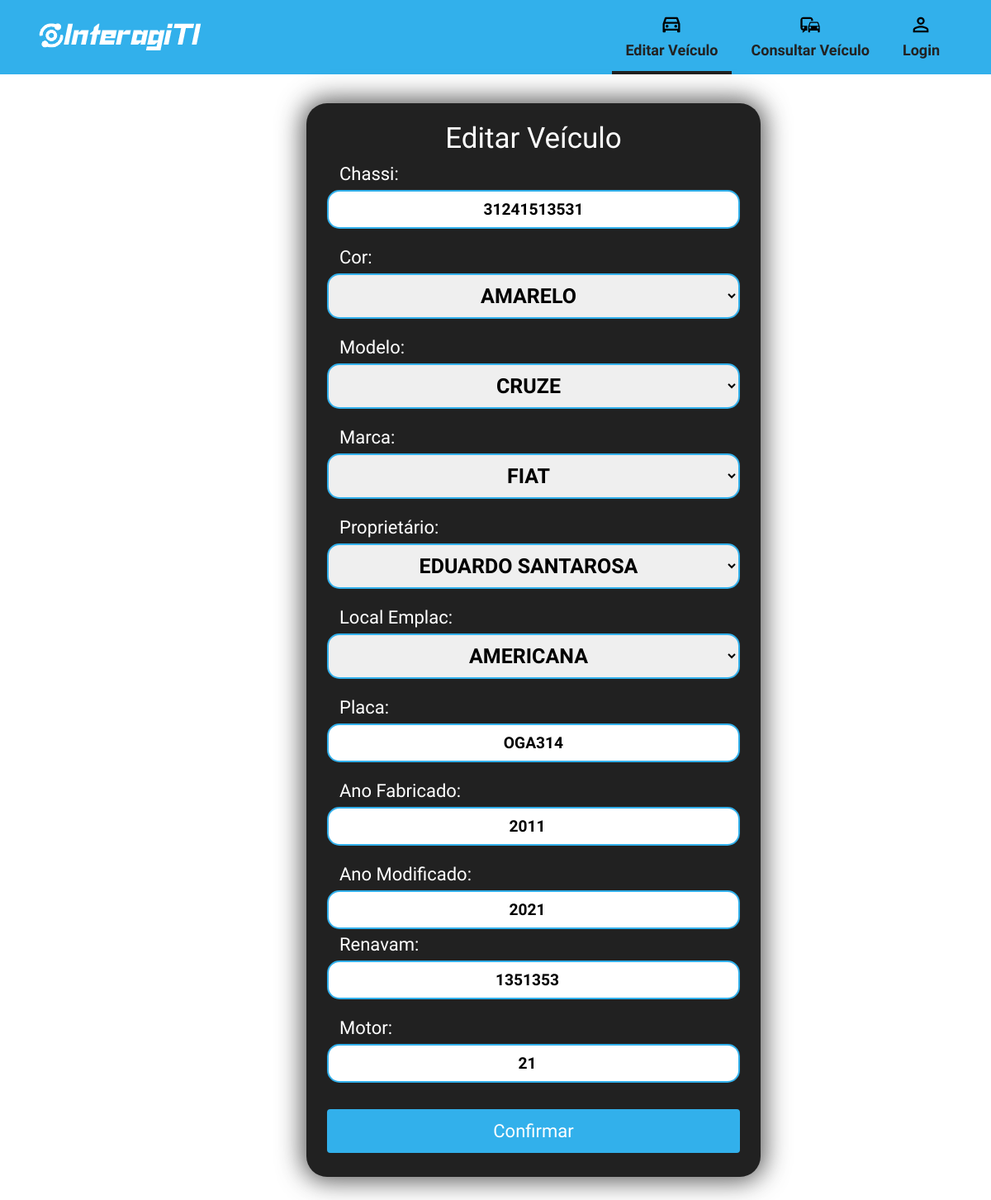
/editar_veiculos.php?id=56 (signed in), run on the app's committed database.
### tables this page shows
CREATE TABLE `veiculos` (
  `id` int(11) NOT NULL,
  `chassi` varchar(16) NOT NULL,
  `cor` tinyint(4) NOT NULL,
  `modelo` tinyint(4) NOT NULL,
  `marca` tinyint(4) NOT NULL,
  `proprietario` tinyint(4) NOT NULL,
  `local_emplac` tinyint(4) NOT NULL,
  `placa` varchar(7) NOT NULL,
  `ano_fab` varchar(4) NOT NULL,
  `ano_mod` varchar(4) NOT NULL,
  `renavam` int(11) NOT NULL,
  `motor` int(100) NOT NULL
);

### editar_veiculos.php (the view, shortened to what this page needs)
<?php
include('./script/conexao.php');
$select_id = "SELECT * FROM veiculos WHERE id = $_GET[id]";
$msqli = mysqli_query($conn, $select_id);
$row_veiculos = mysqli_fetch_assoc($msqli);
$sqlCor = "SELECT * FROM cor";
$cores = $mysqli->query($sqlCor) or die("Falha no SQL: " . $mysqli->error);
$sqlModelo = "SELECT * FROM modelo";
$modelos = $mysqli->query($sqlModelo) or die("Falha no SQL: " . $mysqli->error);
$sqlMarca = "SELECT * FROM marca";
$marcas = $mysqli->query($sqlMarca) or die("Falha no SQL: " . $mysqli->error);
$msqliMarca = mysqli_query($conn, $sqlMarca);
$sqlProprietario = "SELECT * FROM proprietario";
$proprietarios = $mysqli->query($sqlProprietario) or die("Falha no SQL: " . $mysqli->error);
$msqliProprietario = mysqli_query($conn, $sqlProprietario);
$sqlLocal_emplac = "SELECT * FROM local_emplac";
$local_emplacs = $mysqli->query($sqlLocal_emplac) or die("Falha no SQL: " . $mysqli->error);
$msqliLocal_emplac = mysqli_query($conn, $sqlLocal_emplac);
?>
<!DOCTYPE html>
<html lang="pt-br">
  <head>
    <link rel="stylesheet" href="styles/reset.min.css" />
    <link rel="stylesheet" href="styles/style.css" />
  </head>
  <body>
    <header class="site-header">
      <div class="wrapper site-header__wrapper">
        <div class="site-header__start">
          <a href="cadastrar_veiculos.php"><img src="assets/logo-default.png" alt="logo"></a>
        </div>
        <div class="site-header__end">
          <nav class="nav">
            <ul class="nav__wrapper">
              <li class="nav__item active">
                <a href="cadastrar_veiculos.php">
                  <span>Editar Veículo</span>
                </a>
              </li>
              <li class="nav__item">
                <a href="consultar_veiculos.php">
                  <span>Consultar Veículo</span>
                </a>
              </li>
              <li class="nav__item">
                <a href="login.php">
                  <span>Login</span>
                </a>
              </li>
            </ul>
          </nav>
        </div>
      </div>
    </header>
    <div class="container">
      <div class="form-container">
        <h1>Editar Veículo</h1>
        <form action="script/form_edit.php" method="post">
          <label for="chassi">Chassi:</label>
          <input type="text" name="chassi" id="input" placeholder="9999999999999999" maxlength="16" required value="<?php echo $row_veiculos['chassi']; ?>">
          <br><br>
          <label for="cor">Cor:</label>
          <select name="cor" id="selection">
          <?php if ($cores) :?>
                  <?php foreach ($cores as $cor) : ?>
                  <?php if($cor['idCor'] == $row_veiculos['cor']){ ?>
                    <option selected value='<?php echo $cor['idCor']; ?>'><?php echo $cor['descricao']; ?></option>
                <?php }else{?>
                      <option value="<?php echo $cor['idCor']; ?>"><?php echo $cor['descricao']; ?></option> <?php } ?>
                  <?php endforeach; ?>
              <?php endif; ?>
          </select>
          <br><br>
          <label for="modelo">Modelo:</label>
          <select name="modelo" id="selection">
          <?php if ($modelos) :?>
                  <?php foreach ($modelos as $modelo) : ?>
                    <?php if($modelo['idModelo'] == $row_veiculos['modelo']){ ?>
                    <option selected value='<?php echo $modelo['idModelo']; ?>'><?php echo $modelo['descricao']; ?></option>
                <?php }else{?>
                      <option value="<?php echo $modelo['idModelo']; ?>"><?php echo $modelo['descricao']; ?></option> <?php } ?>
                  <?php endforeach; ?>
              <?php endif; ?>
          </select>
          <br><br>
          <label for="marca">Marca:</label>
          <select name="marca" id="selection">
          <?php if ($marcas) :?>
                  <?php foreach ($marcas as $marca) : ?>
                    <?php if($marca['idMarca'] == $row_veiculos['marca']){ ?>
                    <option selected value='<?php echo $marca['idMarca']; ?>'><?php echo $marca['descricao']; ?></option>
                <?php }else{?>
                      <option value="<?php echo $marca['idMarca']; ?>"><?php echo $marca['descricao']; ?></option> <?php } ?>
                  <?php endforeach; ?>
              <?php endif; ?>
          </select>
          <br><br>
          <label for="proprietario">Proprietário:</label>
          <select name="proprietario" id="selection">
          <?php if ($proprietarios) :?>
                  <?php foreach ($proprietarios as $proprietario) : ?>
                    <?php if($proprietario['idProp'] == $row_veiculos['proprietario']){ ?>
                    <option selected value='<?php echo $proprietario['idProp']; ?>'><?php echo $proprietario['descricao']; ?></option>
                <?php }else{?>
                      <option value="<?php echo $proprietario['idProp']; ?>"><?php echo $proprietario['descricao']; ?></option> <?php } ?>
                  <?php endforeach; ?>
              <?php endif; ?>
          </select>
          <br><br>
          <label for="local_emplac">Local Emplac:</label>
          <select name="local_emplac" id="selection">
          <?php if ($local_emplacs) :?>
                  <?php foreach ($local_emplacs as $local_emplac) : ?>
                    <?php if($local_emplac['idLocal_emplac'] == $row_veiculos['local_emplac']){ ?>
                    <option selected value='<?php echo $local_emplac['idLocal_emplac']; ?>'><?php echo $local_emplac['descricao']; ?></option>
                <?php }else{?>
                      <option value="<?php echo $local_emplac['idLocal_emplac']; ?>"><?php echo $local_emplac['descricao']; ?></option> <?php } ?>
                  <?php endforeach; ?>
              <?php endif; ?>
          </select>
          <br><br>
          <label for="placa">Placa:</label>
          <input type="text" name="placa" id="input" placeholder="" maxlength="7"
          value="<?php echo $row_veiculos['placa']; ?>" required>
          <br><br>
          <label for="ano_fab_mod">Ano Fabricado:</label>
          <input type="number" name="ano_fab" id="input" placeholder="2015" maxlength="4" min="1900" max="2099" step="1" value="<?php echo $row_veiculos['ano_fab']; ?>" required>
          <br><br>
          <label for="ano_fab_mod">Ano Modificado:</label>
          <input type="number" name="ano_mod" id="input" placeholder="2022" maxlength="4" min="1900" max="2099" step="1" value="<?php echo $row_veiculos['ano_mod']; ?>" required>
          <label for="renavam">Renavam:</label>
          <input type="number" name="renavam" id="input" placeholder="00000000000" maxlength="11" required value="<?php echo $row_veiculos['renavam']; ?>">
          <br><br>
          <label for="motor">Motor:</label>
          <input type="number" name="motor" id="input" placeholder="V11" maxlength="15" required value="<?php echo $row_veiculos['motor']; ?>">
          <br><br>
           <input type="submit" value="Confirmar">
          <br><br>
        </form>
      </div>
    </div>
  </body>
</html>

### styles/style.css (style rules this page uses)
* { -webkit-font-smoothing: antialiased; }
.site-header { position: relative; background-color: #32B0EB; }
.site-header__start { display: flex; align-items: center; }
.site-header__end { display: flex; align-items: center; }
.site-header__wrapper { display: flex; justify-content: space-between; align-items: center; padding-top: 1rem; padding-bottom: 1rem; }
@media (min-width: 800px) { .site-header__wrapper { padding-top: 0; padding-bottom: 0; } }
@media (min-width: 800px) { .nav__wrapper { display: flex; } }
.nav__item:not(:last-child) { margin-right: 0.5rem; }
.nav__item a { display: block; padding: 1rem; border-left: 4px solid transparent; }
@media (min-width: 800px) { .nav__item a { text-align: center; border-left: 0; border-bottom: 4px solid transparent; } }
.nav__item svg { display: inline-block; vertical-align: middle; width: 28px; height: 28px; margin-right: 1rem; }
@media (min-width: 800px) { .nav__item svg { display: block; margin: 0 auto 0.5rem; } }
.nav__item.active a { border-left-color: #222; }
@media (min-width: 800px) { .nav__item.active a { border-bottom-color: #212121; } }
.wrapper { max-width: 1140px; padding-left: 1rem; padding-right: 1rem; margin-left: auto; margin-right: auto; }
*, *:before, *:after { box-sizing: border-box; }
a { text-decoration: none; color: #222; }
html { -webkit-font-smoothing: antialiased; -moz-osx-font-smoothing: grayscale; }
body { font-family: 'Work Sans', sans-serif; }
.container { border-radius: 25px; max-width: 768px; margin: 35px; width: 550px; height: 1300px; top: 50%; left: 28%; flex-direction: row; position: relative; background-color: #212121; padding: 25px; -webkit-box-shadow: 0px 0px 30px 5px rgba(33,33,33,0.75); box-shadow: 0px 0px 30px 5px rgba(33,33,33,0.75); }
h1 { color: #fff; font-size: 35px; margin-bottom: 15px; text-align: center; flex: 1; justify-content: center; padding: 0%; }
span { font-weight: bolder; }
label { margin-left: 3%; color: #fff; font-size: 22px; }
input[type=text], [type=number] { width: 100%; text-align: center; justify-content: center; font-size: 18px; padding: 10px 10px; margin: 8px 0; display: inline-block; border: 2px solid #32B0EB; border-radius: 15px; box-sizing: border-box; }
select { width: 100%; text-align: center; justify-content: center; font-size: 15px; padding: 10px 10px; text-transform: uppercase; margin: 8px 0; display: inline-block; border: 2px solid #32B0EB; border-radius: 15px; box-sizing: border-box; }
input[type=submit] { width: 100%; background-color: #32B0EB; color: white; border-radius: 60px; padding: 14px 20px; margin: 8px 0; border: none; border-radius: 4px; cursor: pointer; }
* { font-family: 'Work Sans', sans-serif; }

### editar_veiculos.php (style rules this page uses)
input[type="text"], [type="number"], [type="select"] { font-weight: 900; font-size: larger; }
span { font-weight: 900; font-size: large; }
select { font-size: 25px; font-weight: 600; }
option { font-size: 23px; }
input[type=submit] { font-size: 22px; }

### data on the page
veiculos: chassi "31241513531", placa "OGA314", ano_fab "2011", ano_mod "2021", renavam "1351353", motor "21"

### other printed values
form field cor "AMARELO"
form field modelo "CRUZE"
form field marca "FIAT"
form field proprietario "EDUARDO SANTAROSA"
form field local_emplac "AMERICANA"
